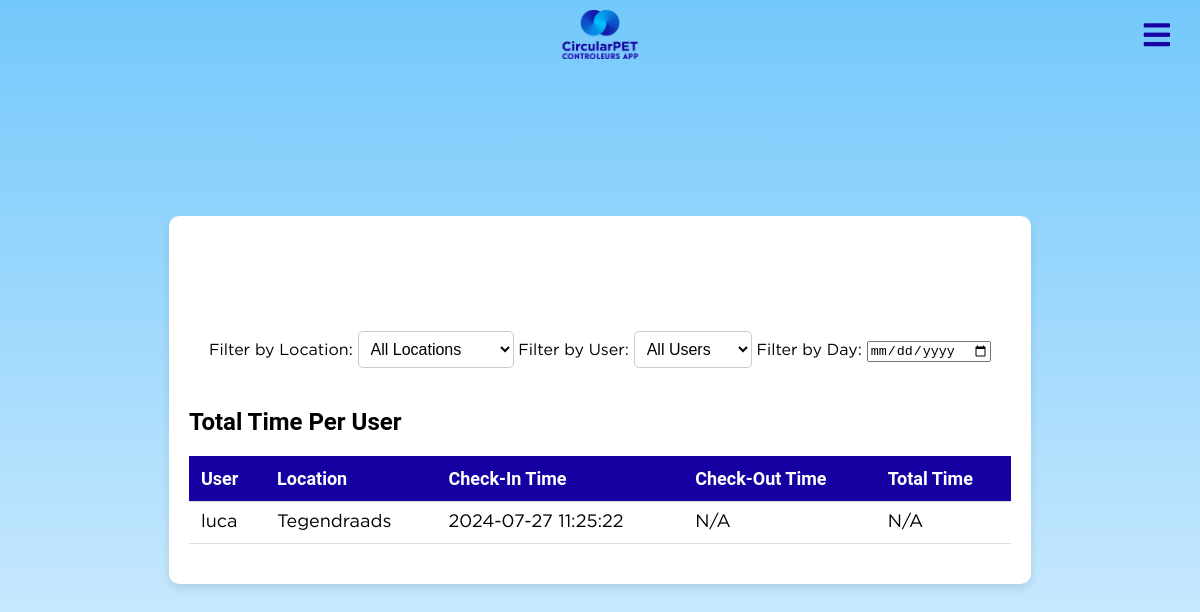
Screenshot of /check_in_out_logs (signed in) with the database file from the repository.
### app.py (models this page shows, shortened)
class CheckInOutLog(db.Model):
    id = db.Column(db.Integer, primary_key=True)
    user_id = db.Column(db.Integer, db.ForeignKey('user.id'), nullable=False)
    location_id = db.Column(db.Integer, db.ForeignKey('location.id'), nullable=False)
    check_in_time = db.Column(db.DateTime, nullable=True)
    check_out_time = db.Column(db.DateTime, nullable=True)
    user = db.relationship('User', backref='check_in_out_logs')
    location = db.relationship('Location', backref='check_in_out_logs')

class User(db.Model, UserMixin):  # Extend User model with UserMixin
    id = db.Column(db.Integer, primary_key=True)
    username = db.Column(db.String(80), unique=True, nullable=False)
    password = db.Column(db.String(120), nullable=False)
    is_admin = db.Column(db.Boolean, default=False, nullable=False)
    location_id = db.Column(db.Integer, db.ForeignKey('location.id'), nullable=True)
    location = db.relationship('Location', backref=db.backref('users', lazy=True))
    group = db.Column(db.String(120), nullable=True)
    badges = db.Column(db.Integer, default=0)
    profile_picture = db.Column(db.String(255), nullable=True)
    email = db.Column(db.String(120), unique=True, nullable=False)  # New email field
    phone_number = db.Column(db.String(20), nullable=True)  # New phone number field
    has_accessed_briefing = db.Column(db.Boolean, default=False)

class Location(db.Model):
    id = db.Column(db.Integer, primary_key=True)
    name = db.Column(db.String(100), nullable=True)
    date = db.Column(db.Date, nullable=True)
    address = db.Column(db.String(200), nullable=True)
    start_time = db.Column(db.Time, nullable=True)
    amount_of_days = db.Column(db.Integer, nullable=True)
    website_links = db.Column(db.String(200), nullable=True)
    zakken = db.Column(db.Integer, nullable=False, default=0)
    bekers = db.Column(db.Integer, nullable=False, default=0)
    url = db.Column(db.String(500), nullable=True)
    map_image = db.Column(db.String(255))
    max_people = db.Column(db.Integer, nullable=False, default=10)
    closed = db.Column(db.Boolean, default=False)  # Ensure this line is included
    pdf_path = db.Column(db.String(255), nullable=True)  # Add this line

### app.py (the view)
@app.route('/check_in_out_logs')
@login_required
def check_in_out_logs():
    location_id = request.args.get('location')
    user_id = request.args.get('user')
    day = request.args.get('day')
    logs_query = CheckInOutLog.query
    if location_id:
        logs_query = logs_query.filter_by(location_id=location_id)
    if user_id:
        logs_query = logs_query.filter_by(user_id=user_id)
    if day:
        day_start = datetime.strptime(day, '%Y-%m-%d')
        day_end = day_start + timedelta(days=1)
        logs_query = logs_query.filter(CheckInOutLog.check_in_time >= day_start, CheckInOutLog.check_in_time < day_end)
    logs = logs_query.order_by(CheckInOutLog.check_in_time.desc()).all()
    locations = Location.query.all()
    users = User.query.all()
    selected_location = int(location_id) if location_id else None
    selected_user = int(user_id) if user_id else None
    selected_day = day if day else ""
    total_time_per_user = {}
    for log in logs:
        if log.check_in_time and log.check_out_time:
            duration = log.check_out_time - log.check_in_time
            if log.user.username not in total_time_per_user:
                total_time_per_user[log.user.username] = duration
            else:
                total_time_per_user[log.user.username] += duration
    return render_template('check_in_out_logs.html', logs=logs, locations=locations, users=users, selected_location=selected_location, selected_user=selected_user, selected_day=selected_day, total_time_per_user=total_time_per_user)

### app.py (called while the page is built)
@login_manager.user_loader
def load_user(user_id):
    return User.query.get(int(user_id))

### templates/check_in_out_logs.html (shortened to what this page needs)
<!DOCTYPE html>
<html lang="en">
<head>
    <link rel="stylesheet" href="{{ url_for('static', filename='main.css') }}">
    <link rel="stylesheet" href="https://cdnjs.cloudflare.com/ajax/libs/font-awesome/5.15.1/css/all.min.css">
</head>
<body>
    <img src="{{ url_for('static', filename='logo.png') }}" alt="CircularPET Logo" class="logo2">
    <div class="gear-icon-container">
        <i id="toggleSidebar" class="fa fa-bars"></i>
    </div>
    <div class="logs-container">
        <h1>Check-In/Out Logs</h1>
        <div class="filter-container">
            <form method="GET" action="{{ url_for('check_in_out_logs') }}">
                <label for="location">Filter by Location:</label>
                <select name="location" id="location" onchange="this.form.submit()">
                    <option value="">All Locations</option>
                </select>
                <label for="user">Filter by User:</label>
                <select name="user" id="user" onchange="this.form.submit()">
                    <option value="">All Users</option>
                </select>
                <label for="day">Filter by Day:</label>
                <input type="date" name="day" id="day" value="{{ selected_day }}" onchange="this.form.submit()">
            </form>
        </div>
        <div class="total-time-container">
            <h2>Total Time Per User</h2>
        </div>
        <table>
            <thead>
                <tr>
                    <th>User</th>
                    <th>Location</th>
                    <th>Check-In Time</th>
                    <th>Check-Out Time</th>
                    <th>Total Time</th>
                </tr>
            </thead>
            <tbody>
                {% for log in logs %}
                <tr>
                    <td>{{ log.user.username }}</td>
                    <td>{{ log.location.name }}</td>
                    <td>{{ log.check_in_time.strftime('%Y-%m-%d %H:%M:%S') if log.check_in_time else 'N/A' }}</td>
                    <td>{{ log.check_out_time.strftime('%Y-%m-%d %H:%M:%S') if log.check_out_time else 'N/A' }}</td>
                    <td>
                        {% if log.check_in_time and log.check_out_time %}
                            {{ (log.check_out_time - log.check_in_time).total_seconds() // 3600 }}h {{ (log.check_out_time - log.check_in_time).total_seconds() % 3600 // 60 }}m
                        {% else %}
                            N/A
                        {% endif %}
                    </td>
                </tr>
                {% endfor %}
            </tbody>
        </table>
    </div>
</body>
</html>

### static/main.css (style rules this page uses)
:root { --pc: #1700a1; --cs: #ff8547; --bc: #fff; }
:root { --bar-color: #1700a1; --container-color: #ff8547; }
body { font-family: "Roboto", sans-serif; background: linear-gradient(to bottom, #73c8fb 0%, #e0f2ff 100%); margin: 0; padding: 0; display: flex; height: 100vh; align-items: center; flex-wrap: wrap; justify-content: center; overflow-x: hidden; }
.logo2 { position: absolute; top: 10px; width: 90px; position: fixed; z-index: 1000; }
.gear-icon-container { position: fixed; top: 20px; right: 20px; cursor: pointer; font-size: 24px; color: var(--pc); font-size: 30px; padding: 10px 20px; margin-top: -10px; margin-right: -10px; z-index: 1000; }
::placeholder { color: #888; }
h1 { color: #fff; font-size: 2em; text-align: center; margin-bottom: 0.5em; }
form { background: #fff; padding: 20px; border-radius: 10px; display: inline-block; }
form label, form select, form input[type="submit"] { font-size: 1em; }
form select { padding: 0.5em; border: 1px solid #ccc; border-radius: 5px; background-color: var(--bc); }

### templates/check_in_out_logs.html (style rules this page uses)
.logs-container { max-width: 1200px; margin: 20px auto; padding: 20px; background-color: var(--bc); border-radius: 10px; box-shadow: 0 4px 8px rgba(0, 0, 0, 0.1); }
table { width: 100%; border-collapse: collapse; margin: 20px 0; font-size: 18px; text-align: left; }
th, td { padding: 12px; border-bottom: 1px solid #ddd; }
th { background-color: var(--bar-color); color: white; }
.filter-container { margin-bottom: 20px; }
.total-time-container { margin-bottom: 20px; }

### rows the page displays
CheckInOutLog: user.username "luca", location.name "Tegendraads", check_in_time "2024-07-27 11:25:22", check_out_time "N/A"
